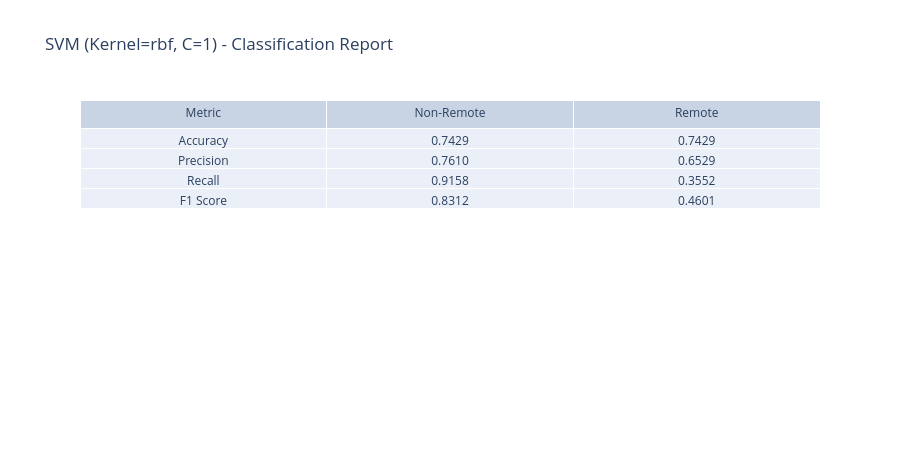
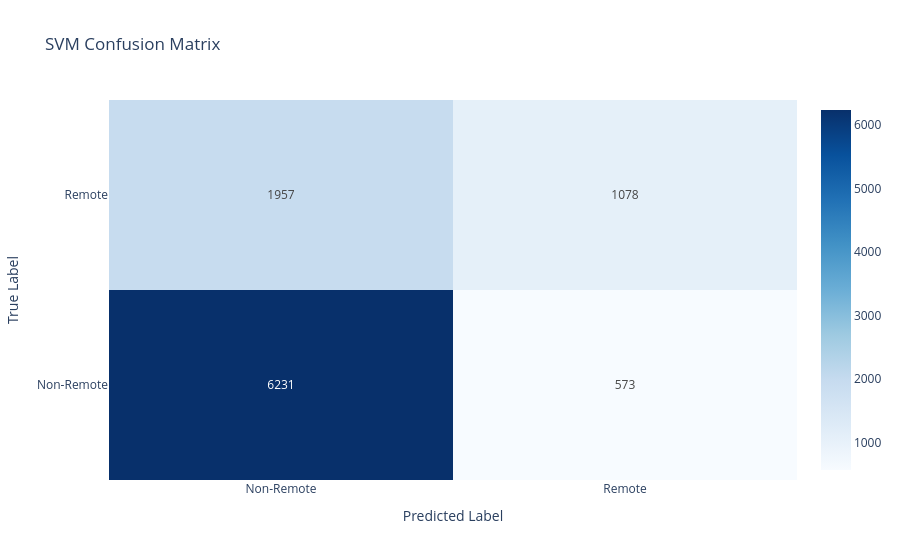

Write notebook code for charts like these, in order.
### Markdown cell above
## **SVM with no Iteration Limit**

### Code cell
SVM_C = 1
kernel = 'rbf'

train_errors, val_errors = [], []
print(f"Testing SVM with kernel: {kernel}")

svm = SVC(kernel=kernel, C=SVM_C, random_state=42)
svm.fit(X_train_scaled, y_train)
train_errors.append(1 - svm.score(X_train_scaled, y_train))
val_errors.append(1 - svm.score(X_val_scaled, y_val))
print(f"  C=1  Train Error: {train_errors[-1]:.4f}  Validation Error: {val_errors[-1]:.4f}")

svm_predictions = svm.predict(X_test_scaled)
cm_svm = confusion_matrix(y_test, svm_predictions)
acc_svm = accuracy_score(y_test, svm_predictions)
report_svm = classification_report(y_test, svm_predictions, target_names=['Non-Remote', 'Remote'], output_dict=True)
tn_svm, fp_svm, fn_svm, tp_svm = cm_svm.ravel()

fig = go.Figure(data=go.Table(
    header=dict(values=['Metric', 'Non-Remote', 'Remote']),
    cells=dict(values=[
        ['Accuracy', 'Precision', 'Recall', 'F1 Score'],
        [f"{acc_svm:.4f}", f"{report_svm['Non-Remote']['precision']:.4f}", f"{report_svm['Non-Remote']['recall']:.4f}", f"{report_svm['Non-Remote']['f1-score']:.4f}"],
        [f"{acc_svm:.4f}", f"{report_svm['Remote']['precision']:.4f}", f"{report_svm['Remote']['recall']:.4f}", f"{report_svm['Remote']['f1-score']:.4f}"]
    ])
))
fig.update_layout(
    title=f'SVM (Kernel={kernel}, C={SVM_C}) - Classification Report',
    template='plotly_white',
    height=450
)
fig.show()

fig = go.Figure(data=go.Heatmap(
    z=cm_svm,
    x=['Non-Remote', 'Remote'],
    y=['Non-Remote', 'Remote'],
    colorscale='Blues',
    text=cm_svm,
    texttemplate="%{text}",
    hoverongaps=False
))
fig.update_layout(
    title='SVM Confusion Matrix',
    xaxis_title='Predicted Label',
    yaxis_title='True Label',
    template='plotly_white'
)
fig.show()

### Figure 1 — Plotly figure (JSON) as saved in the notebook; plotly's stock layout.template omitted (floating-point values rounded to 4 significant figures)
{"data": [{"cells": {"values": [["Accuracy", "Precision", "Recall", "F1 Score"], ["0.7429", "0.7610", "0.9158", "0.8312"], ["0.7429", "0.6529", "0.3552", "0.4601"]]}, "header": {"values": ["Metric", "Non-Remote", "Remote"]}, "type": "table"}], "layout": {"height": 450, "title": {"text": "SVM (Kernel=rbf, C=1) - Classification Report"}}}

### Figure 2 — Plotly figure (JSON) as saved in the notebook; plotly's stock layout.template omitted (floating-point values rounded to 4 significant figures)
{"data": [{"colorscale": [[0, "rgb(247,251,255)"], [0.125, "rgb(222,235,247)"], [0.25, "rgb(198,219,239)"], [0.375, "rgb(158,202,225)"], [0.5, "rgb(107,174,214)"], [0.625, "rgb(66,146,198)"], [0.75, "rgb(33,113,181)"], [0.875, "rgb(8,81,156)"], [1, "rgb(8,48,107)"]], "hoverongaps": false, "text": [[6231, 573], [1957, 1078]], "texttemplate": "%{text}", "type": "heatmap", "x": ["Non-Remote", "Remote"], "y": ["Non-Remote", "Remote"], "z": [[6231, 573], [1957, 1078]]}], "layout": {"title": {"text": "SVM Confusion Matrix"}, "xaxis": {"title": {"text": "Predicted Label"}}, "yaxis": {"title": {"text": "True Label"}}}}
